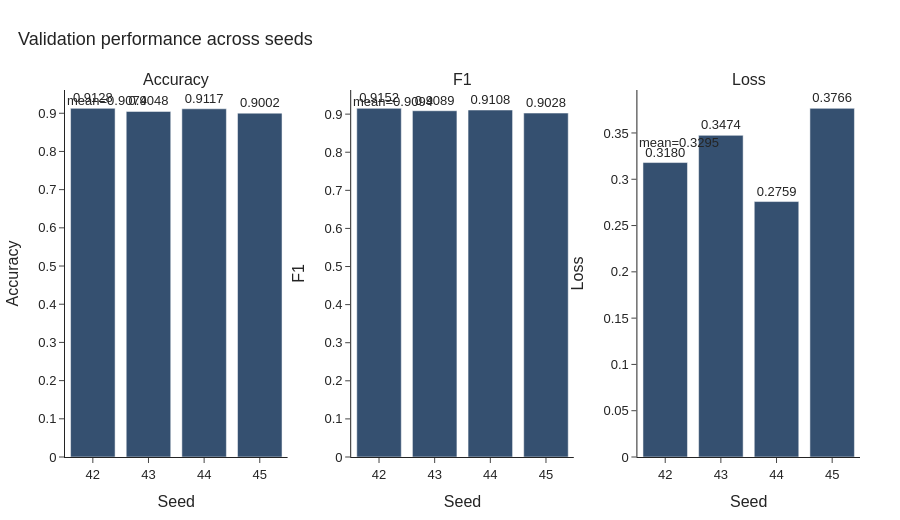
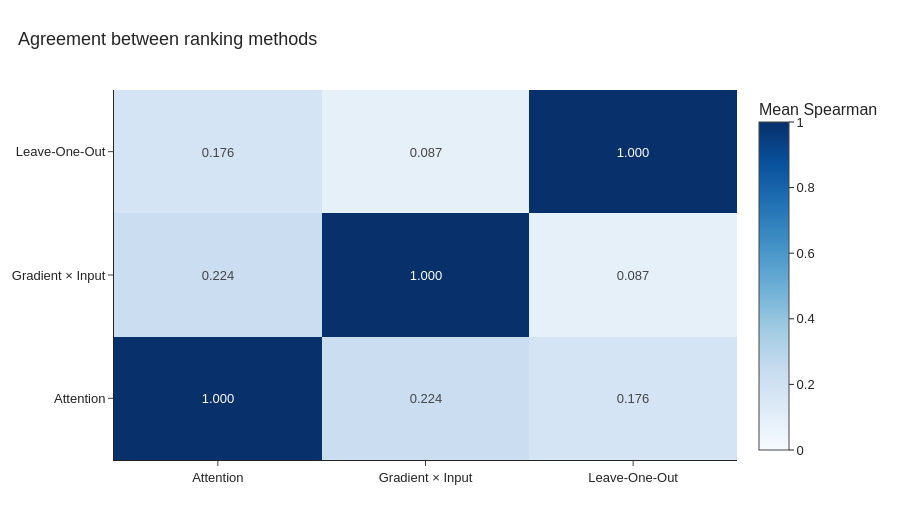
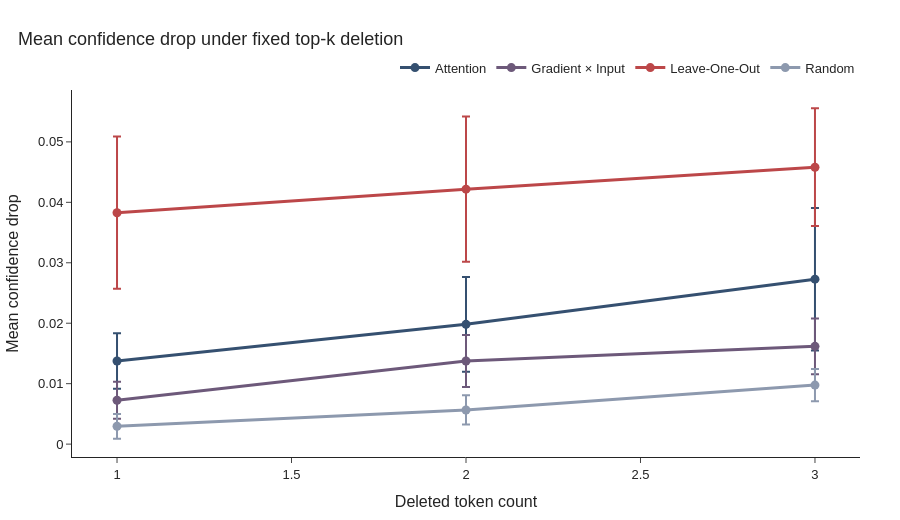

Notebook cell for these charts, in order:
### Markdown cell above
## Generate And Preview Figures

The notebook below behaves like a console: it asks `src.plotting` for the default figure bundle and previews every figure inline.

### Code cell
def display_plotly_figure(fig):
    try:
        fig.show()
    except ValueError as exc:
        if "nbformat" not in str(exc):
            raise
        display(HTML(fig.to_html(include_plotlyjs="cdn")))


figures = generate_default_paper_figures(
    data,
    qualitative_case_index=QUALITATIVE_CASE_INDEX,
    top_n_tokens=TOP_N_TOKENS,
)

for figure_name, figure in figures.items():
    print(f"=== {figure_name} ===")
    display_plotly_figure(figure)

### Figure 1 — Plotly figure (JSON) as saved in the notebook; plotly's stock layout.template omitted (floating-point values rounded to 4 significant figures)
{"data": [{"marker": {"color": "#355070"}, "showlegend": false, "text": ["0.9128", "0.9048", "0.9117", "0.9002"], "textposition": "outside", "type": "bar", "x": [42, 43, 44, 45], "xaxis": "x", "y": [0.9128, 0.9048, 0.9117, 0.9002], "yaxis": "y"}, {"marker": {"color": "#355070"}, "showlegend": false, "text": ["0.9152", "0.9089", "0.9108", "0.9028"], "textposition": "outside", "type": "bar", "x": [42, 43, 44, 45], "xaxis": "x2", "y": [0.9152, 0.9089, 0.9108, 0.9028], "yaxis": "y2"}, {"marker": {"color": "#355070"}, "showlegend": false, "text": ["0.3180", "0.3474", "0.2759", "0.3766"], "textposition": "outside", "type": "bar", "x": [42, 43, 44, 45], "xaxis": "x3", "y": [0.318, 0.3474, 0.2759, 0.3766], "yaxis": "y3"}], "layout": {"annotations": [{"font": {"size": 16}, "showarrow": false, "text": "Accuracy", "x": 0.14, "xanchor": "center", "xref": "paper", "y": 1, "yanchor": "bottom", "yref": "paper"}, {"font": {"size": 16}, "showarrow": false, "text": "F1", "x": 0.5, "xanchor": "center", "xref": "paper", "y": 1, "yanchor": "bottom", "yref": "paper"}, {"font": {"size": 16}, "showarrow": false, "text": "Loss", "x": 0.86, "xanchor": "center", "xref": "paper", "y": 1, "yanchor": "bottom", "yref": "paper"}, {"showarrow": false, "text": "mean=0.9074", "x": 0, "xanchor": "left", "xref": "x domain", "y": 0.9074, "yanchor": "bottom", "yref": "y"}, {"showarrow": false, "text": "mean=0.9094", "x": 0, "xanchor": "left", "xref": "x2 domain", "y": 0.9094, "yanchor": "bottom", "yref": "y2"}, {"showarrow": false, "text": "mean=0.3295", "x": 0, "xanchor": "left", "xref": "x3 domain", "y": 0.3295, "yanchor": "bottom", "yref": "y3"}], "font": {"family": "Helvetica", "size": 13}, "height": 520, "legend": {"orientation": "h", "x": 1, "xanchor": "right", "y": 1.02, "yanchor": "bottom"}, "margin": {"b": 60, "l": 60, "r": 40, "t": 90}, "shapes": [{"line": {"color": "#BC4749", "dash": "dash"}, "type": "line", "x0": 0, "x1": 1, "xref": "x domain", "y0": 0.9074, "y1": 0.9074, "yref": "y"}, {"line": {"color": "#BC4749", "dash": "dash"}, "type": "line", "x0": 0, "x1": 1, "xref": "x2 domain", "y0": 0.9094, "y1": 0.9094, "yref": "y2"}, {"line": {"color": "#BC4749", "dash": "dash"}, "type": "line", "x0": 0, "x1": 1, "xref": "x3 domain", "y0": 0.3295, "y1": 0.3295, "yref": "y3"}], "title": {"text": "Validation performance across seeds", "x": 0.02, "xanchor": "left"}, "xaxis": {"anchor": "y", "domain": [0, 0.28], "title": {"text": "Seed"}}, "xaxis2": {"anchor": "y2", "domain": [0.36, 0.64], "title": {"text": "Seed"}}, "xaxis3": {"anchor": "y3", "domain": [0.72, 1], "title": {"text": "Seed"}}, "yaxis": {"anchor": "x", "domain": [0, 1], "title": {"text": "Accuracy"}}, "yaxis2": {"anchor": "x2", "domain": [0, 1], "title": {"text": "F1"}}, "yaxis3": {"anchor": "x3", "domain": [0, 1], "title": {"text": "Loss"}}}}

### Figure 2 — Plotly figure (JSON) as saved in the notebook; plotly's stock layout.template omitted (floating-point values rounded to 4 significant figures)
{"data": [{"colorbar": {"title": {"text": "Mean Spearman"}}, "colorscale": [[0, "rgb(247,251,255)"], [0.125, "rgb(222,235,247)"], [0.25, "rgb(198,219,239)"], [0.375, "rgb(158,202,225)"], [0.5, "rgb(107,174,214)"], [0.625, "rgb(66,146,198)"], [0.75, "rgb(33,113,181)"], [0.875, "rgb(8,81,156)"], [1, "rgb(8,48,107)"]], "text": [["1.000", "0.224", "0.176"], ["0.224", "1.000", "0.087"], ["0.176", "0.087", "1.000"]], "texttemplate": "%{text}", "type": "heatmap", "x": ["Attention", "Gradient × Input", "Leave-One-Out"], "y": ["Attention", "Gradient × Input", "Leave-One-Out"], "z": [[1.0, 0.2239, 0.1761], [0.2239, 1.0, 0.08748], [0.1761, 0.08748, 1.0]], "zmax": 1, "zmin": 0}], "layout": {"font": {"family": "Helvetica", "size": 13}, "height": 520, "legend": {"orientation": "h", "x": 1, "xanchor": "right", "y": 1.02, "yanchor": "bottom"}, "margin": {"b": 60, "l": 60, "r": 40, "t": 90}, "title": {"text": "Agreement between ranking methods", "x": 0.02, "xanchor": "left"}}}

### Figure 3 — Plotly figure (JSON) as saved in the notebook; plotly's stock layout.template omitted (floating-point values rounded to 4 significant figures)
{"data": [{"error_y": {"array": [0.004596, 0.007828, 0.01178], "type": "data", "visible": true}, "line": {"color": "#355070", "width": 3}, "marker": {"size": 9}, "mode": "lines+markers", "name": "Attention", "type": "scatter", "x": [1, 2, 3], "y": [0.01375, 0.01982, 0.02729]}, {"error_y": {"array": [0.003058, 0.0043, 0.004617], "type": "data", "visible": true}, "line": {"color": "#6D597A", "width": 3}, "marker": {"size": 9}, "mode": "lines+markers", "name": "Gradient × Input", "type": "scatter", "x": [1, 2, 3], "y": [0.00726, 0.01375, 0.01618]}, {"error_y": {"array": [0.01259, 0.01202, 0.009741], "type": "data", "visible": true}, "line": {"color": "#BC4749", "width": 3}, "marker": {"size": 9}, "mode": "lines+markers", "name": "Leave-One-Out", "type": "scatter", "x": [1, 2, 3], "y": [0.03829, 0.04217, 0.04581]}, {"error_y": {"array": [0.002048, 0.002419, 0.002656], "type": "data", "visible": true}, "line": {"color": "#8D99AE", "width": 3}, "marker": {"size": 9}, "mode": "lines+markers", "name": "Random", "type": "scatter", "x": [1, 2, 3], "y": [0.002952, 0.005649, 0.009765]}], "layout": {"font": {"family": "Helvetica", "size": 13}, "height": 520, "legend": {"orientation": "h", "x": 1, "xanchor": "right", "y": 1.02, "yanchor": "bottom"}, "margin": {"b": 60, "l": 60, "r": 40, "t": 90}, "title": {"text": "Mean confidence drop under fixed top-k deletion", "x": 0.02, "xanchor": "left"}, "xaxis": {"title": {"text": "Deleted token count"}}, "yaxis": {"title": {"text": "Mean confidence drop"}}}}
